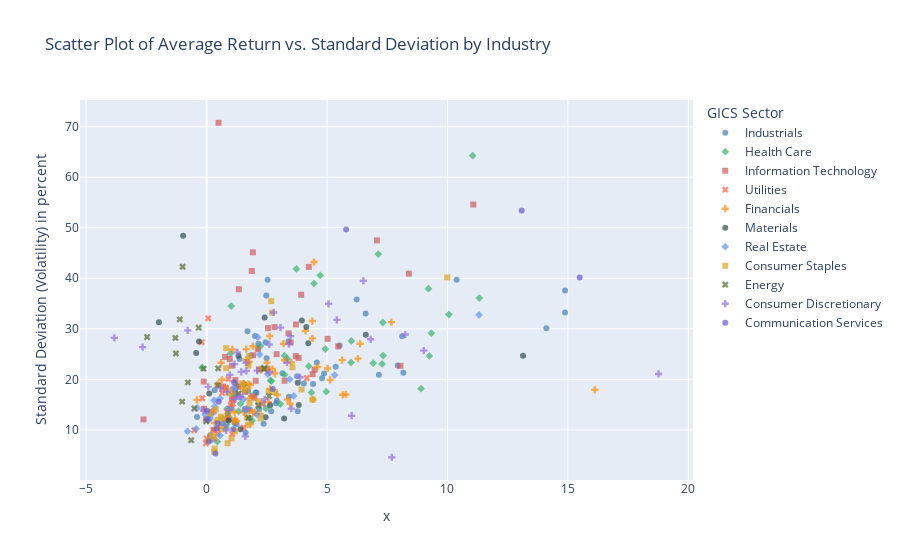

The cell this chart's notebook holds for it:
### Code cell
# outlier removal for better plotting results
filtered_sp500_companies_extended = (
    sp500_companies_extended.copy()
)  # copy dataset for outlier removal

# Define conditions for filtering
condition_avg_return = (
    filtered_sp500_companies_extended["Avg_return"] <= 0.2
)  # filter out companies with avg return higher than 20%

condition_std_dev = (
    filtered_sp500_companies_extended["Std_dev"] <= 100
)  # filter out companies with std dev higher than 100

# Apply the conditions and keep only rows that satisfy both conditions
filtered_sp500_companies_extended = filtered_sp500_companies_extended[
    condition_avg_return & condition_std_dev
]

scatter_plot_stocks(filtered_sp500_companies_extended, industry_colors)
scatter_plot_stocks_interactive(filtered_sp500_companies_extended, industry_colors)

### Figure 1 — Plotly figure (JSON) as saved in the notebook; plotly's stock layout.template omitted (floating-point values rounded to 4 significant figures)
{"data": [{"hovertemplate": "GICS Sector=Industrials<br>x=%{x}<br>Standard Deviation (Volatility) in percent=%{y}<extra></extra>", "legendgroup": "Industrials", "marker": {"color": "steelblue", "opacity": 0.7, "symbol": "circle"}, "mode": "markers", "name": "Industrials", "orientation": "v", "showlegend": true, "type": "scatter", "x": [7.152, 2.478, 2.042, 2.008, 1.792, 2.884, 14.88, 3.15, 1.8, 6.232, 1.699, 2.919, 3.761, 2.15, 1.578, 1.244, 0.6279, 3.399, 1.03, 0.1397, 7.931, 3.78, 8.117, -0.3973, 4.42, 10.38, 5.519, 2.069, 2.678, 0.2953, 14.11, 1.364, 4.037, 14.88, 1.161, 4.876, 1.722, 0.9644, 0.3304, 1.835, 1.138, 5.359, 4.794, 2.534, 4.575, 1.567, 8.167, 3.418, 2.14, 1.618, 6.602, 2.18, 2.489, 2.366, 2.449], "xaxis": "x", "y": [20.9, 36.61, 17.41, 28.56, 14.06, 15.27, 33.22, 21.19, 12.28, 35.79, 29.51, 15.77, 20.61, 27.06, 14.13, 11.12, 11.26, 27.55, 14.18, 8.921, 22.71, 13.68, 28.5, 12.56, 19.07, 39.73, 26.71, 17.36, 13.7, 10.02, 30.13, 24.02, 19.15, 37.59, 11.36, 21.13, 17.66, 12.14, 17.82, 24.7, 16.37, 22.47, 20.22, 39.71, 23.32, 19.09, 21.31, 16.55, 26.0, 9.406, 33.04, 14.12, 24.19, 11.23, 27.32], "yaxis": "y"}, {"hovertemplate": "GICS Sector=Health Care<br>x=%{x}<br>Standard Deviation (Volatility) in percent=%{y}<extra></extra>", "legendgroup": "Health Care", "marker": {"color": "mediumseagreen", "opacity": 0.7, "symbol": "diamond"}, "mode": "markers", "name": "Health Care", "orientation": "v", "showlegend": true, "type": "scatter", "x": [1.329, 4.239, 1.259, 11.05, 4.97, -0.189, 7.324, 8.901, 1.02, 1.403, 1.094, 4.458, 7.316, 6.916, 1.268, 1.887, 0.8329, 0.8455, 4.717, 1.26, 2.294, 3.352, 1.557, 0.9934, 10.06, 7.126, 9.333, 3.727, 11.32, 3.233, 3.065, 4.352, 2.687, 1.877, 0.8055, 0.4438, 2.306, 9.245, 2.658, 4.925, 7.285, 9.21, 3.233, 6.009, 5.997, 2.462, 2.236], "xaxis": "x", "y": [13.66, 22.6, 18.76, 64.27, 17.54, 22.35, 24.69, 18.15, 34.49, 15.15, 17.16, 38.96, 31.25, 23.19, 18.53, 11.83, 11.08, 14.12, 40.55, 16.86, 21.97, 24.09, 19.0, 25.13, 32.82, 44.78, 29.12, 41.85, 36.08, 24.68, 15.09, 17.39, 19.64, 16.72, 10.38, 7.657, 22.26, 24.63, 19.8, 26.0, 23.05, 37.95, 20.89, 27.61, 23.33, 14.24, 26.58], "yaxis": "y"}, {"hovertemplate": "GICS Sector=Information Technology<br>x=%{x}<br>Standard Deviation (Volatility) in percent=%{y}<extra></extra>", "legendgroup": "Information Technology", "marker": {"color": "indianred", "opacity": 0.7, "symbol": "square"}, "mode": "markers", "name": "Information Technology", "orientation": "v", "showlegend": true, "type": "scatter", "x": [4.484, 8.396, 0.4937, 1.592, 2.907, 2.173, 4.402, 5.024, 1.922, 3.926, 11.07, 1.338, 1.051, 2.036, 0.9611, 1.98, 3.819, -0.1176, 1.045, -2.621, 1.326, 5.467, 0.1945, 2.525, 7.07, 2.549, 1.877, 3.401, 2.319, 1.199, 0.7655, 0.6793, -0.1047, 8.047, 3.702, 0.771, 4.242, 2.819, 3.238, 3.71, 3.492, 1.93], "xaxis": "x", "y": [21.89, 40.92, 70.78, 17.51, 24.98, 21.97, 21.01, 28.01, 45.13, 36.73, 54.6, 37.82, 16.02, 19.7, 24.02, 16.35, 24.23, 19.55, 22.69, 12.06, 18.55, 26.53, 13.53, 22.1, 47.5, 30.14, 41.44, 29.1, 15.21, 19.85, 12.16, 18.55, 14.17, 22.67, 24.59, 24.44, 42.25, 30.33, 19.72, 30.86, 27.29, 24.76], "yaxis": "y"}, {"hovertemplate": "GICS Sector=Utilities<br>x=%{x}<br>Standard Deviation (Volatility) in percent=%{y}<extra></extra>", "legendgroup": "Utilities", "marker": {"color": "tomato", "opacity": 0.7, "symbol": "x"}, "mode": "markers", "name": "Utilities", "orientation": "v", "showlegend": true, "type": "scatter", "x": [-0.03233, 0.7841, 1.128, 1.089, 2.125, 0.2986, 0.9041, 0.9923, 1.066, 1.917, 0.2959, 0.6493, 0.4548, 0.8647, 0.2778, -0.5156, 4.164, -0.2099, 0.0674, -0.1803, 1.162, -0.002192, 0.8915, 1.532, -0.02795, 1.085, 0.8011], "xaxis": "x", "y": [12.11, 18.13, 18.0, 15.15, 25.94, 13.68, 20.07, 14.93, 9.153, 16.68, 8.17, 17.3, 9.259, 13.52, 9.974, 9.915, 20.26, 27.37, 32.07, 16.25, 17.47, 8.297, 12.41, 10.46, 7.338, 16.14, 18.37], "yaxis": "y"}, {"hovertemplate": "GICS Sector=Financials<br>x=%{x}<br>Standard Deviation (Volatility) in percent=%{y}<extra></extra>", "legendgroup": "Financials", "marker": {"color": "darkorange", "opacity": 0.7, "symbol": "cross"}, "mode": "markers", "name": "Financials", "orientation": "v", "showlegend": true, "type": "scatter", "x": [1.932, 2.835, 1.743, 1.188, 5.13, 4.604, 1.542, 2.736, 1.068, 1.504, 5.65, 16.12, 2.238, 4.389, 1.925, 3.36, 1.535, 1.77, 1.766, 5.625, 3.19, 2.014, 3.241, 0.8619, -0.3995, 4.458, 5.781, 1.736, 0.4625, 2.242, 0.337, 3.52, 0.6334, 0.2197, 4.415, 2.499, 6.372, 0.5129, 6.28, 1.711, 2.619, 2.632, 4.106, 5.022, 1.809, 1.642, 2.935, 2.506, 0.6044, 7.672, 2.574, 1.127, 1.822, 3.467, 1.159, 4.395, 1.242, 1.637], "xaxis": "x", "y": [13.35, 21.14, 13.88, 11.98, 19.89, 22.44, 13.46, 22.03, 25.93, 18.24, 16.93, 17.91, 13.1, 31.53, 26.54, 16.01, 19.19, 16.23, 23.45, 23.8, 27.05, 13.5, 23.76, 18.08, 15.93, 43.21, 17.0, 19.05, 19.01, 21.86, 11.37, 23.32, 19.9, 9.101, 16.02, 21.83, 27.04, 10.33, 24.08, 23.35, 28.56, 18.11, 29.6, 22.15, 18.85, 25.97, 16.95, 23.27, 23.29, 31.32, 15.48, 11.75, 11.14, 15.15, 13.45, 28.09, 11.72, 23.89], "yaxis": "y"}, {"hovertemplate": "GICS Sector=Materials<br>x=%{x}<br>Standard Deviation (Volatility) in percent=%{y}<extra></extra>", "legendgroup": "Materials", "marker": {"color": "darkslategray", "opacity": 0.7, "symbol": "circle"}, "mode": "markers", "name": "Materials", "orientation": "v", "showlegend": true, "type": "scatter", "x": [3.828, 2.409, 4.139, -0.3151, 1.407, 3.218, 1.323, -0.9742, 3.786, 0.9123, 2.639, 6.607, -1.981, -0.4329, 0.8866, 4.218, 2.449, 13.13, 3.954, 0.1084], "xaxis": "x", "y": [14.93, 32.24, 30.33, 27.49, 10.1, 12.26, 24.65, 48.44, 19.3, 11.87, 14.86, 28.82, 31.27, 25.21, 13.23, 27.13, 12.47, 24.68, 31.62, 17.17], "yaxis": "y"}, {"hovertemplate": "GICS Sector=Real Estate<br>x=%{x}<br>Standard Deviation (Volatility) in percent=%{y}<extra></extra>", "legendgroup": "Real Estate", "marker": {"color": "cornflowerblue", "opacity": 0.7, "symbol": "diamond"}, "mode": "markers", "name": "Real Estate", "orientation": "v", "showlegend": true, "type": "scatter", "x": [2.539, 3.449, 1.613, 0.5589, 2.08, 2.124, 11.31, 0.07781, 3.614, 2.199, 0.1962, 0.1447, -0.05863, -0.3852, 1.175, 1.127, 1.532, 0.3134, 0.3353, 5.316, -0.4329, 0.5589, -0.7918, 0.2362], "xaxis": "x", "y": [21.05, 20.0, 13.82, 8.901, 13.06, 28.33, 32.74, 11.85, 16.7, 24.91, 13.05, 12.29, 13.05, 14.34, 17.96, 18.29, 16.03, 15.86, 14.6, 20.84, 10.19, 16.18, 9.696, 8.091], "yaxis": "y"}, {"hovertemplate": "GICS Sector=Consumer Staples<br>x=%{x}<br>Standard Deviation (Volatility) in percent=%{y}<extra></extra>", "legendgroup": "Consumer Staples", "marker": {"color": "goldenrod", "opacity": 0.7, "symbol": "square"}, "mode": "markers", "name": "Consumer Staples", "orientation": "v", "showlegend": true, "type": "scatter", "x": [1.759, 0.6559, 1.783, 0.3764, 0.9485, 2.58, 0.3173, 0.8729, 0.1375, 9.989, 4.405, 2.843, 3.563, 3.943, 0.6603, 1.032, 0.8121, 0.2904, 1.176, 0.0623, 0.811, 2.139, 1.74, 0.8926, 2.682, 2.241, 0.4619, 0.3337, 1.681, 1.47, 0.5896, 2.718, 1.651, 1.719], "xaxis": "x", "y": [24.58, 12.29, 15.32, 14.04, 17.23, 17.61, 5.657, 7.353, 13.21, 40.15, 15.98, 17.47, 22.39, 17.99, 10.12, 8.299, 22.19, 8.542, 9.696, 7.939, 26.18, 15.67, 22.71, 13.15, 35.48, 12.27, 12.0, 6.272, 12.51, 19.2, 12.61, 33.19, 17.96, 11.01], "yaxis": "y"}, {"hovertemplate": "GICS Sector=Energy<br>x=%{x}<br>Standard Deviation (Volatility) in percent=%{y}<extra></extra>", "legendgroup": "Energy", "marker": {"color": "darkolivegreen", "opacity": 0.7, "symbol": "x"}, "mode": "markers", "name": "Energy", "orientation": "v", "showlegend": true, "type": "scatter", "x": [-2.471, -0.01918, -0.1227, -1.296, 2.145, -0.777, -0.6395, 0.4619, -1.275, -1.113, -0.9973, 1.335, -1.013, 0.48, 1.731, 2.588, -0.5107, 2.395, -0.3288], "xaxis": "x", "y": [28.37, 11.7, 22.1, 28.18, 14.82, 19.39, 7.946, 18.86, 25.1, 31.86, 42.28, 17.19, 15.58, 22.15, 12.37, 16.69, 14.22, 22.14, 30.22], "yaxis": "y"}, {"hovertemplate": "GICS Sector=Consumer Discretionary<br>x=%{x}<br>Standard Deviation (Volatility) in percent=%{y}<extra></extra>", "legendgroup": "Consumer Discretionary", "marker": {"color": "mediumpurple", "opacity": 0.7, "symbol": "cross"}, "mode": "markers", "name": "Consumer Discretionary", "orientation": "v", "showlegend": true, "type": "scatter", "x": [7.688, 18.76, 3.067, 0.9605, 1.404, 1.65, -2.658, 2.615, 1.272, -0.783, 3.489, -0.1282, 1.37, 0.7573, 1.608, 3.418, 6.02, 6.81, 1.191, 0.9107, 3.336, 5.407, 3.882, 1.16, 9.016, 2.1, 1.635, 8.247, 0.5721, -3.828, 2.601, 5.062, 1.44, 0.06411, 1.672, 0.8411, 6.506, 2.413, 3.518, 2.784, 0.8126], "xaxis": "x", "y": [4.573, 21.06, 30.23, 20.88, 16.55, 21.68, 26.37, 21.38, 25.34, 29.69, 28.54, 13.83, 16.6, 10.94, 8.696, 26.96, 12.79, 27.91, 16.08, 14.01, 23.34, 31.77, 20.39, 23.01, 25.69, 21.72, 23.32, 28.87, 18.25, 28.2, 26.9, 34.94, 21.48, 18.5, 14.13, 17.55, 39.49, 16.04, 14.2, 33.23, 9.903], "yaxis": "y"}, {"hovertemplate": "GICS Sector=Communication Services<br>x=%{x}<br>Standard Deviation (Volatility) in percent=%{y}<extra></extra>", "legendgroup": "Communication Services", "marker": {"color": "slateblue", "opacity": 0.7, "symbol": "circle"}, "mode": "markers", "name": "Communication Services", "orientation": "v", "showlegend": true, "type": "scatter", "x": [0.09096, 15.49, 1.138, 5.791, 0.4551, 0.4262, 0.5008, 13.08, 0.01535, 0.04545, 1.105, 0.3649, 2.745], "xaxis": "x", "y": [7.674, 40.17, 19.41, 49.67, 11.29, 10.28, 15.56, 53.4, 13.76, 12.13, 10.09, 5.314, 18.07], "yaxis": "y"}], "layout": {"legend": {"title": {"text": "GICS Sector"}, "tracegroupgap": 0}, "title": {"text": "Scatter Plot of Average Return vs. Standard Deviation by Industry"}, "xaxis": {"anchor": "y", "domain": [0, 1], "title": {"text": "x"}}, "yaxis": {"anchor": "x", "domain": [0, 1], "title": {"text": "Standard Deviation (Volatility) in percent"}}}}
